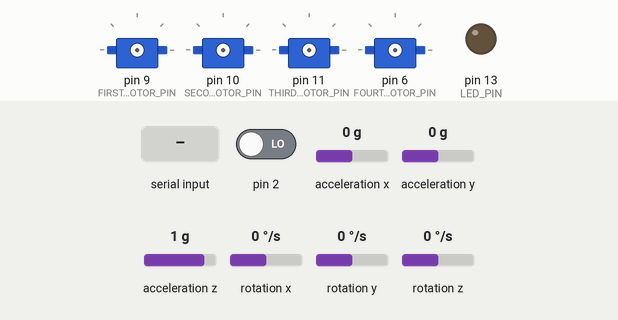
Recording of a sketch running on a simulated Arduino Uno, built with avr-gcc and run on an emulated ATmega328P. Parts: 4 × servo, output pins drawn as LEDs (lit = HIGH). Dashed ring = blinking. Inputs (shaded band) come from the test bench; at power-on: acceleration x 0 g, acceleration y 0 g, acceleration z 1 g, pin 2 LOW, rotation x 0 °/s, rotation y 0 °/s, rotation z 0 °/s. The sensor or clock chip raises its interrupt line as the real part does; what the sketch prints to the serial monitor is not drawn.

Above: at 0.9 s.
1.0 s: "q" received over Serial
At 1.98 s:
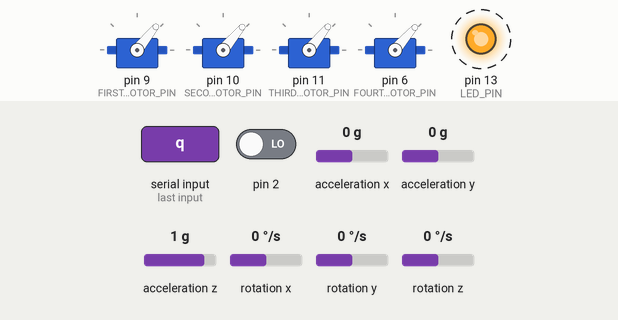
4.0 s: acceleration x set to -1.4 g
7.0 s: acceleration y set to -1.4 g
13.0 s: acceleration z set to -1.4 g
16.0 s: byte 49 (49) received over Serial
At 16.6 s:
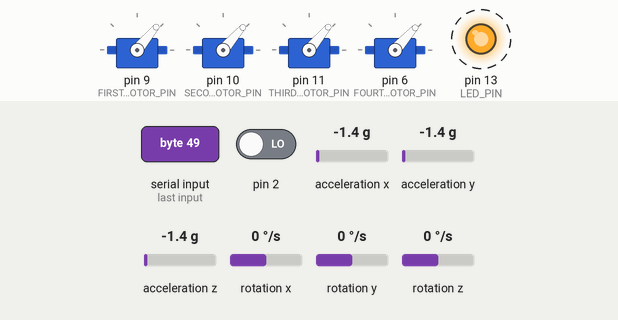
Timing chart, 0 to 66.5 s (numbered marks = the images above; inputs shaded):
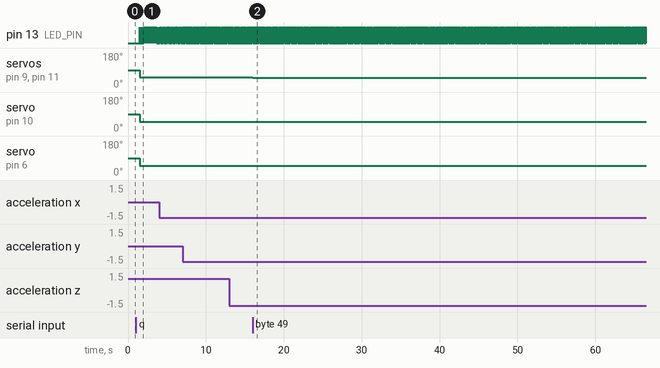

The sketch:

IMU_Flight_Test.ino
```cpp
// I2C device class (I2Cdev) demonstration Arduino sketch for MPU6050 class using DMP (MotionApps v2.0)
// 6/21/2012 by Jeff Rowberg <jeff@rowberg.net>
// Updates should (hopefully) always be available at https://github.com/jrowberg/i2cdevlib
/*
I2Cdev device library code is placed under the MIT license
Copyright (c) 2012 Jeff Rowberg

Permission is hereby granted, free of charge, to any person obtaining a copy
of this software and associated documentation files (the "Software"), to deal
in the Software without restriction, including without limitation the rights
to use, copy, modify, merge, publish, distribute, sublicense, and/or sell
copies of the Software, and to permit persons to whom the Software is
furnished to do so, subject to the following conditions:

The above copyright notice and this permission notice shall be included in
all copies or substantial portions of the Software.

THE SOFTWARE IS PROVIDED "AS IS", WITHOUT WARRANTY OF ANY KIND, EXPRESS OR
IMPLIED, INCLUDING BUT NOT LIMITED TO THE WARRANTIES OF MERCHANTABILITY,
FITNESS FOR A PARTICULAR PURPOSE AND NONINFRINGEMENT. IN NO EVENT SHALL THE
AUTHORS OR COPYRIGHT HOLDERS BE LIABLE FOR ANY CLAIM, DAMAGES OR OTHER
LIABILITY, WHETHER IN AN ACTION OF CONTRACT, TORT OR OTHERWISE, ARISING FROM,
OUT OF OR IN CONNECTION WITH THE SOFTWARE OR THE USE OR OTHER DEALINGS IN
THE SOFTWARE.
===============================================
*/

// I2Cdev and MPU6050 must be installed as libraries, or else the .cpp/.h files
// for both classes must be in the include path of your project
#include "I2Cdev.h"
#include <Servo.h>
#include "MPU6050_6Axis_MotionApps20.h"
#include <math.h>
//#include "MPU6050.h" // not necessary if using MotionApps include file

// Arduino Wire library is required if I2Cdev I2CDEV_ARDUINO_WIRE implementation
// is used in I2Cdev.h
#if I2CDEV_IMPLEMENTATION == I2CDEV_ARDUINO_WIRE
    #include "Wire.h"
#endif

// class default I2C address is 0x68
// specific I2C addresses may be passed as a parameter here
// AD0 low = 0x68 (default for SparkFun breakout and InvenSense evaluation board)
// AD0 high = 0x69
MPU6050 mpu;
//MPU6050 mpu(0x69); // <-- use for AD0 high

#define OUTPUT_READABLE_YAWPITCHROLL

#define FIRST_MOTOR_PIN 9  //Back Right         //define the pins the motors are on
#define SECOUND_MOTOR_PIN 10 //Front Right
#define THIRD_MOTOR_PIN 11  //Back Left
#define FOURTH_MOTOR_PIN 6  //Front Left
#define LED_PIN 13 // (Arduino is 13, Teensy is 11, Teensy++ is 6)
bool blinkState = false;

// MPU control/status vars
bool dmpReady = false;  // set true if DMP init was successful
uint8_t mpuIntStatus;   // holds actual interrupt status byte from MPU
uint8_t devStatus;      // return status after each device operation (0 = success, !0 = error)
uint16_t packetSize;    // expected DMP packet size (default is 42 bytes)
uint16_t fifoCount;     // count of all bytes currently in FIFO
uint8_t fifoBuffer[64]; // FIFO storage buffer

// orientation/motion vars
Quaternion q;           // [w, x, y, z]         quaternion container
VectorInt16 aa;         // [x, y, z]            accel sensor measurements
VectorInt16 aaReal;     // [x, y, z]            gravity-free accel sensor measurements
VectorInt16 aaWorld;    // [x, y, z]            world-frame accel sensor measurements
VectorFloat gravity;    // [x, y, z]            gravity vector
float euler[3];         // [psi, theta, phi]    Euler angle container
float ypr[3];           // [yaw, pitch, roll]   yaw/pitch/roll container and gravity vector
Servo motorFL;   //say there are 4 motors
Servo motorFR;
Servo motorBL;
Servo motorBR;
double yaw, pitch, roll;
int counterSpd = 1;  //speed at witcht the motors counter the tilt
int input = 0;
int spdFL = 1064 - 10;     //defualt speed to start the program
int spdFR = 1064 - 6;
int spdBL = 1064 + 6;
int spdBR = 1064 + 10;

int deg[25] {0,0,0,0,0,0,0,0,0,0,0,0,0,0,0,0,0,0,0,0,0,0,0,0,0};
//int deg[25] {0,1,2,4,6,9,15,20,30,40,60,18,20,22,25,27,29,31,33,35,37,39,41,43,45}; not bad at small angles
int deg1 = 1;   //setting adjustment values for varying degrees
int deg2 = 2;
int deg3 = 3;
int deg4 = 4;
int deg5 = 5;
int deg6 = 7;
int deg7 = 9;
int deg8 = 11;
int deg9 = 13;
int deg10 = 15;
int temp1;    //used for storage of the pitch and roll degree
int temp2;

// ================================================================
// ===               INTERRUPT DETECTION ROUTINE                ===
// ================================================================

volatile bool mpuInterrupt = false;     // indicates whether MPU interrupt pin has gone high
void dmpDataReady() {
    mpuInterrupt = true;
}


// ================================================================
// ===                      INITIAL SETUP                       ===
// ================================================================

void setup() {
    // join I2C bus (I2Cdev library doesn't do this automatically)
    #if I2CDEV_IMPLEMENTATION == I2CDEV_ARDUINO_WIRE
        Wire.begin();
        TWBR = 24; // 400kHz I2C clock (200kHz if CPU is 8MHz)
    #elif I2CDEV_IMPLEMENTATION == I2CDEV_BUILTIN_FASTWIRE
        Fastwire::setup(400, true);
    #endif

    // initialize serial communication
    Serial.begin(115200);
    while (!Serial); // wait for Leonardo enumeration, others continue immediately

    // initialize device
    Serial.println(F("Initializing I2C devices..."));
    mpu.initialize();

    // verify connection
    Serial.println(F("Testing device connections..."));
    Serial.println(mpu.testConnection() ? F("MPU6050 connection successful") : F("MPU6050 connection failed"));

    // wait for ready
    Serial.println(F("\nSend any character to begin DMP programming and demo: "));
    while (Serial.available() && Serial.read()); // empty buffer
    while (!Serial.available());                 // wait for data
    while (Serial.available() && Serial.read()); // empty buffer again

    // load and configure the DMP
    Serial.println(F("Initializing DMP..."));
    devStatus = mpu.dmpInitialize();

    // offsets of the chip
    mpu.setXGyroOffset(47);
    mpu.setYGyroOffset(39);
    mpu.setZGyroOffset(2);
    mpu.setXAccelOffset(103);
    mpu.setYAccelOffset(-304);
    mpu.setZAccelOffset(1147);

    // make sure it worked (returns 0 if so)
    if (devStatus == 0) {
        // turn on the DMP, now that it's ready
        Serial.println(F("Enabling DMP..."));
        mpu.setDMPEnabled(true);

        // enable Arduino interrupt detection
        Serial.println(F("Enabling interrupt detection (Arduino external interrupt 0)..."));
        attachInterrupt(0, dmpDataReady, RISING);
        mpuIntStatus = mpu.getIntStatus();

        // set our DMP Ready flag so the main loop() function knows it's okay to use it
        Serial.println(F("DMP ready! Waiting for first interrupt..."));
        dmpReady = true;

        // get expected DMP packet size for later comparison
        packetSize = mpu.dmpGetFIFOPacketSize();
    } else {
        // ERROR!
        // 1 = initial memory load failed
        // 2 = DMP configuration updates failed
        // (if it's going to break, usually the code will be 1)
        Serial.print(F("DMP Initialization failed (code "));
        Serial.print(devStatus);
        Serial.println(F(")"));
    }

    // configure LED for output
    pinMode(LED_PIN, OUTPUT);

  motorBR.attach(FIRST_MOTOR_PIN);       //attach the motors to the pins
  motorFR.attach(SECOUND_MOTOR_PIN);
  motorBL.attach(THIRD_MOTOR_PIN);
  motorFL.attach(FOURTH_MOTOR_PIN);

}


// ================================================================
// ===                    MAIN PROGRAM LOOP                     ===
// ================================================================

void loop() {
    // if programming failed, don't try to do anything
    if (!dmpReady) return;

    // wait for MPU interrupt or extra packet(s) available
    while (!mpuInterrupt && fifoCount < packetSize) {
        // other program behavior stuff here
        // .
        // .
        // .
        // if you are really paranoid you can frequently test in between other
        // stuff to see if mpuInterrupt is true, and if so, "break;" from the
        // while() loop to immediately process the MPU data
        // .
        // .
        // .
    }

    // reset interrupt flag and get INT_STATUS byte
    mpuInterrupt = false;
    mpuIntStatus = mpu.getIntStatus();

    // get current FIFO count
    fifoCount = mpu.getFIFOCount();

    // check for overflow (this should never happen unless our code is too inefficient)
    if ((mpuIntStatus & 0x10) || fifoCount == 1024) {
        // reset so we can continue cleanly
        mpu.resetFIFO();
        Serial.println(F("FIFO overflow!"));

    // otherwise, check for DMP data ready interrupt (this should happen frequently)
    } else if (mpuIntStatus & 0x02) {
        // wait for correct available data length, should be a VERY short wait
        while (fifoCount < packetSize) fifoCount = mpu.getFIFOCount();

        // read a packet from FIFO
        mpu.getFIFOBytes(fifoBuffer, packetSize);

        // track FIFO count here in case there is > 1 packet available
        // (this lets us immediately read more without waiting for an interrupt)
        fifoCount -= packetSize;

        #ifdef OUTPUT_READABLE_YAWPITCHROLL
            // display Euler angles in degrees
            mpu.dmpGetQuaternion(&q, fifoBuffer);
            mpu.dmpGetGravity(&gravity, &q);
            mpu.dmpGetYawPitchRoll(ypr, &q, &gravity);
            yaw = ypr[0] * 180/M_PI;
            pitch = ypr[1] * 180/M_PI;
            roll = ypr[2] * 180/M_PI;
        #endif

        // blink LED to indicate activity
        blinkState = !blinkState;
        digitalWrite(LED_PIN, blinkState);
    }
    Serial.print("Yaw = ");
    Serial.print(yaw);
    Serial.print(", Pitch = ");
    Serial.print(pitch);
    Serial.print(", Roll = ");
    Serial.print(roll);
    if(Serial.available() > 0)      //read from serial
      input = Serial.read();      //store the serial input into input
    if(input == 49)       //the value of 1
    {
      spdFL = spdFL - 10;
      spdFR = spdFR - 10;
      spdBL = spdBL - 10;
      spdBR = spdBR - 10;
     }
    else if(input == 50)        //the value of 2
    {
      spdFL = spdFL - 5;
      spdFR = spdFR - 5;
      spdBL = spdBL - 5;
      spdBR = spdBR - 5;
    }
    else if(input == 51)        //the value of 3
    {
      spdFL = spdFL - 1;
      spdFR = spdFR - 1;
      spdBL = spdBL - 1;
      spdBR = spdBR - 1;
    }
    else if(input == 52)      //the value of 4
    {
      spdFL = spdFL + 1;
      spdFR = spdFR + 1;
      spdBL = spdBL + 1;
      spdBR = spdBR + 1;
    }
    else if(input == 53)      //the value of 5
    {
      spdFL = spdFL + 5;
      spdFR = spdFR + 5;
      spdBL = spdBL + 5;
      spdBR = spdBR + 5;
    }
    else if (input == 54)     //the value of 6
    {
      spdFL = spdFL + 10;
      spdFR = spdFR + 10;
      spdBL = spdBL + 10;
      spdBR = spdBR + 10;
    }
    else if (input == 'q') // FL - 1
      spdFL--;
    else if (input == 'w') //FL + 1
      spdFL++;
    else if (input == 'e') //FR - 1
      spdFR--;
    else if (input == 'r') //FR + 1
      spdFR++;
    else if (input == 'a')  //BL - 1
      spdBL--;
    else if (input == 's')  //BL + 1
      spdBL++;
    else if (input == 'd')  //BR - 1
      spdBR--;
    else if (input == 'f') //BR + 1
      spdBR++;
    else if (input == 'z')
      counterSpd--;
    else if(input == 'x')
      counterSpd++;
    else if(input == 'k')     //if k is sent
    {
      Serial.println("");
      Serial.print("process killed");
      motorFL.writeMicroseconds(1000);      //slow the motors down
      motorFR.writeMicroseconds(1000);
      motorBL.writeMicroseconds(1000);
      motorBR.writeMicroseconds(1000);
      delay(1000);                           //wait for the motor to slow down
      motorFL.detach();                 //detach the motors to stop from turing on again
      motorFR.detach();
      motorBL.detach();
      motorBR.detach();
    }

    for (int i = 0; i < 25; i++)        //loop to determine the offset of the motors at the known angle
    {
      if (pitch >= (float)i)                        //if the pitch is greater then or equal to 0 degrees
      {
        temp1 = i;
        motorBL.writeMicroseconds(spdBL + deg[i]);
        motorFR.writeMicroseconds(spdFR - deg[i]);
      }
    }
    for (int i = -1; i > -25; i--)                        //if the pitch is less then 0 degrees
    {
      if (pitch <= (float)i)
      {
        temp1 = -i;
        motorBL.writeMicroseconds(spdBL - deg[-i]);
        motorFR.writeMicroseconds(spdFR + deg[-i]);
      }
    }
    for (int i = 0; i < 25; i++)                                    //if the roll is greater then or equal to 0 degreees
    {
      if (roll >= (float)i)
      {
        temp2 = i;
        motorBR.writeMicroseconds(spdBR + deg[i]);
        motorFL.writeMicroseconds(spdFL - deg[i]);
      }
    }
    for (int i = -1; i > -25; i--)                                //if the roll is less then 0 degrees
    {
      if (roll <= (float)i)
      {
        temp2 = -i;
        motorBR.writeMicroseconds(spdBR - deg[-i]);
        motorFL.writeMicroseconds(spdFL + deg[-i]);
      }
    }

    Serial.print("|| Speed FL = ");       //display the speed
    Serial.print(spdFL);
    Serial.print(" | FR = ");
    Serial.print(spdFR);
    Serial.print(" | BL = ");
    Serial.print(spdBL);
    Serial.print(" | BR = ");
    Serial.print(spdBR);
    if (temp1 >= 0)                             //displays the real values of the motors
    {                                           //if the pitch was greater then or equal to 0
    Serial.print(" realBL: ");
    Serial.print(spdBL + deg[temp1]);
    Serial.print(" realFR: ");
    Serial.print(spdFR - deg[temp1]);
    }
    else                                        //if the pitch was less then 0
    {
    Serial.print(" realBL: ");
    Serial.print(spdBL - deg[temp1]);
    Serial.print(" realFR: ");
    Serial.print(spdFR + deg[temp1]);
    Serial.print(" realBR: ");
    }
    if (temp2 >= 0)                             //if the roll was greater then or equal to 0
    {
    Serial.print(" realBR: ");
    Serial.print(spdBR + deg[temp2]);
    Serial.print(" realFL: ");
    Serial.println(spdFL - deg[temp2]);
    }
    else                                        //if the roll was less then 0
    {
    Serial.print(" realBR: ");
    Serial.print(spdBR - deg[temp2]);
    Serial.print(" realFL: ");
    Serial.println(spdFL + deg[temp2]);
    }
    input = 0;                                    //re initilize the serial input


}
```

Measured:
- after the input at 1.0 s, pin 13 (LED_PIN): alternates HIGH for 0.02 s and LOW for 0.02 s, starting after 0.52 s; servo on pin 9 (FIRST_MOTOR_PIN), servo on pin 11 (THIRD_MOTOR_PIN): 90° → 51° after 0.53 s; servo on pin 10 (SECOUND_MOTOR_PIN): 90° → 50° after 0.53 s; servo on pin 6 (FOURTH_MOTOR_PIN): 90° → 49° after 0.53 s
- after the input at 16.0 s, servo on pin 9 (FIRST_MOTOR_PIN), servo on pin 11 (THIRD_MOTOR_PIN): 51° → 50° at once; servo on pin 10 (SECOUND_MOTOR_PIN): 50° → 49° at once; servo on pin 6 (FOURTH_MOTOR_PIN): 49° → 48° at once
